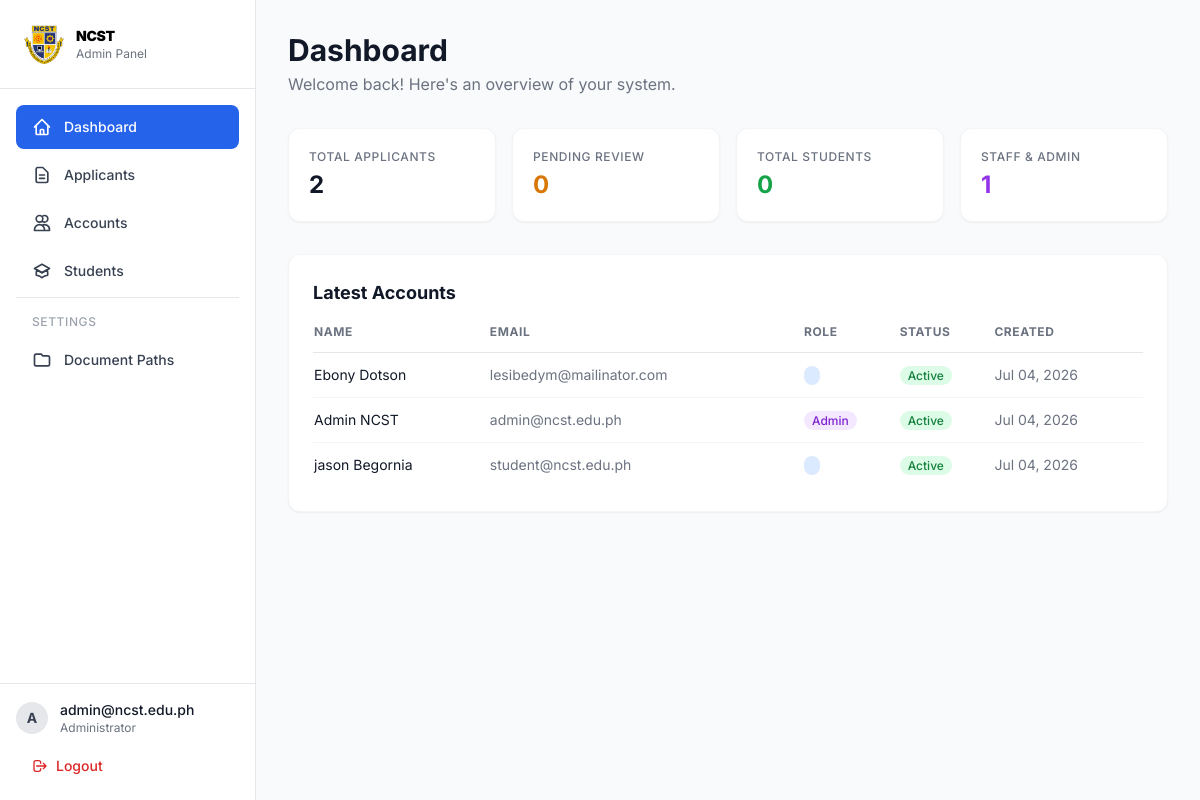
The page /src/view/admin/ (signed in) on the database its author committed.
### tables this page shows
CREATE TABLE `users` (
  `id` int(11) NOT NULL,
  `first_name` varchar(100) NOT NULL,
  `middle_name` varchar(100) DEFAULT NULL,
  `last_name` varchar(100) NOT NULL,
  `suffix` varchar(20) DEFAULT NULL,
  `birthday` date NOT NULL,
  `age` int(3) DEFAULT NULL,
  `gender` enum('Male','Female','Other') NOT NULL,
  `civil_status` enum('Single','Married','Widowed','Separated','Annulled') DEFAULT 'Single',
  `nationality` varchar(100) DEFAULT 'Filipino',
  `religion` varchar(100) DEFAULT NULL,
  `birth_place` varchar(255) DEFAULT NULL,
  `email` varchar(150) NOT NULL,
  `contact_number` varchar(20) NOT NULL,
  `home_address` varchar(255) DEFAULT NULL,
  `province` varchar(100) DEFAULT NULL,
  `city` varchar(100) DEFAULT NULL,
  `barangay` varchar(100) DEFAULT NULL,
  `zip_code` varchar(10) DEFAULT NULL,
  `password` varchar(255) NOT NULL,
  `role` enum('admin','staff','shs','college','registrar') NOT NULL DEFAULT 'college',
  `status` enum('active','inactive','pending','approved','rejected') NOT NULL DEFAULT 'pending',
  `deleted_at` date DEFAULT NULL,
  `created_by` int(11) DEFAULT NULL,
  `created_at` timestamp NOT NULL DEFAULT current_timestamp(),
  `updated_at` timestamp NOT NULL DEFAULT current_timestamp() ON UPDATE current_timestamp()
);

### src/view/admin/index.php (the view, shortened to what this page needs)
<?php
require_once __DIR__ . '/sidebar.php';
try {
    $stmt = $pdo->query("SELECT COUNT(*) FROM applicants");
    $total_applicants = $stmt->fetchColumn();
    $stmt = $pdo->query("SELECT COUNT(*) FROM applicants WHERE status = 'pending'");
    $pending_applicants = $stmt->fetchColumn();
    $stmt = $pdo->query("SELECT COUNT(*) FROM users WHERE role = 'student'");
    $total_students = $stmt->fetchColumn();
    $stmt = $pdo->query("SELECT COUNT(*) FROM users WHERE role IN ('admin', 'staff')");
    $total_staff = $stmt->fetchColumn();
    $stmt = $pdo->query("SELECT * FROM users ORDER BY created_at DESC LIMIT 10");
    $latest_accounts = $stmt->fetchAll();
} catch (Exception $e) {
    $total_applicants = $pending_applicants = $total_students = $total_staff = 0;
    $latest_accounts = [];
}
?>
<div class="mb-8">
    <h1 class="text-3xl font-bold text-gray-900">Dashboard</h1>
    <p class="text-gray-500 mt-1">Welcome back! Here's an overview of your system.</p>
</div>
<div class="flex gap-4 mb-8">
    <div class="flex-1 bg-white rounded-xl p-5 shadow-sm border border-gray-100">
        <p class="text-xs font-medium text-gray-500 uppercase tracking-wider">Total Applicants</p>
        <p class="text-2xl font-bold text-gray-900 mt-1"><?= $total_applicants ?></p>
    </div>
    <div class="flex-1 bg-white rounded-xl p-5 shadow-sm border border-gray-100">
        <p class="text-xs font-medium text-gray-500 uppercase tracking-wider">Pending Review</p>
        <p class="text-2xl font-bold text-amber-600 mt-1"><?= $pending_applicants ?></p>
    </div>
    <div class="flex-1 bg-white rounded-xl p-5 shadow-sm border border-gray-100">
        <p class="text-xs font-medium text-gray-500 uppercase tracking-wider">Total Students</p>
        <p class="text-2xl font-bold text-green-600 mt-1"><?= $total_students ?></p>
    </div>
    <div class="flex-1 bg-white rounded-xl p-5 shadow-sm border border-gray-100">
        <p class="text-xs font-medium text-gray-500 uppercase tracking-wider">Staff & Admin</p>
        <p class="text-2xl font-bold text-purple-600 mt-1"><?= $total_staff ?></p>
    </div>
</div>
<div class="bg-white rounded-xl p-6 shadow-sm border border-gray-100">
    <div class="flex items-center justify-between mb-4">
        <h2 class="text-lg font-bold text-gray-900">Latest Accounts</h2>
    </div>
    <div class="overflow-x-auto">
        <table class="w-full">
            <thead>
                <tr class="text-xs font-medium text-gray-500 uppercase tracking-wider border-b">
                    <th class="pb-3 text-left">Name</th>
                    <th class="pb-3 text-left">Email</th>
                    <th class="pb-3 text-left">Role</th>
                    <th class="pb-3 text-left">Status</th>
                    <th class="pb-3 text-left">Created</th>
                </tr>
            </thead>
            <tbody class="divide-y divide-gray-100">
                <?php if (empty($latest_accounts)): ?>
                    <tr>
                        <td colspan="5" class="py-4 text-center text-sm text-gray-500">No accounts found.</td>
                    </tr>
                <?php else: ?>
                    <?php foreach ($latest_accounts as $acc): ?>
                        <tr class="text-sm">
                            <td class="py-3 text-gray-900"><?= htmlspecialchars($acc['first_name'] . ' ' . $acc['last_name']) ?>
                            </td>
                            <td class="py-3 text-gray-500"><?= htmlspecialchars($acc['email']) ?></td>
                            <td class="py-3">
                                <span
                                    class="px-2 py-0.5 rounded-full text-xs font-medium <?= $acc['role'] === 'admin' ? 'bg-purple-100 text-purple-700' : 'bg-blue-100 text-blue-700' ?>">
                                    <?= ucfirst($acc['role']) ?>
                                </span>
                            </td>
                            <td class="py-3">
                                <span
                                    class="px-2 py-0.5 rounded-full text-xs font-medium <?= $acc['status'] === 'active' ? 'bg-green-100 text-green-700' : 'bg-gray-100 text-gray-700' ?>">
                                    <?= ucfirst($acc['status']) ?>
                                </span>
                            </td>
                            <td class="py-3 text-gray-500"><?= date('M d, Y', strtotime($acc['created_at'])) ?></td>
                        </tr>
                    <?php endforeach; ?>
                <?php endif; ?>
            </tbody>
        </table>
    </div>
</div>
</main>
</div>
</body>
</html>

### rows shown on the page
users: first_name+last_name "Ebony Dotson", email "lesibedym@mailinator.com", status "Active", created_at "Jul 04, 2026"
users: first_name+last_name "Admin NCST", email "admin@ncst.edu.ph", role "Admin", status "Active", created_at "Jul 04, 2026"
users: first_name+last_name "jason Begornia", email "student@ncst.edu.ph", status "Active", created_at "Jul 04, 2026"

### other values the page prints
substr($_SESSION['email'] ?? 'A', 0, 1) "A"
$_SESSION['email'] "admin@ncst.edu.ph"
$total_applicants "2"
$pending_applicants "0"
$total_students "0"
$total_staff "1"
